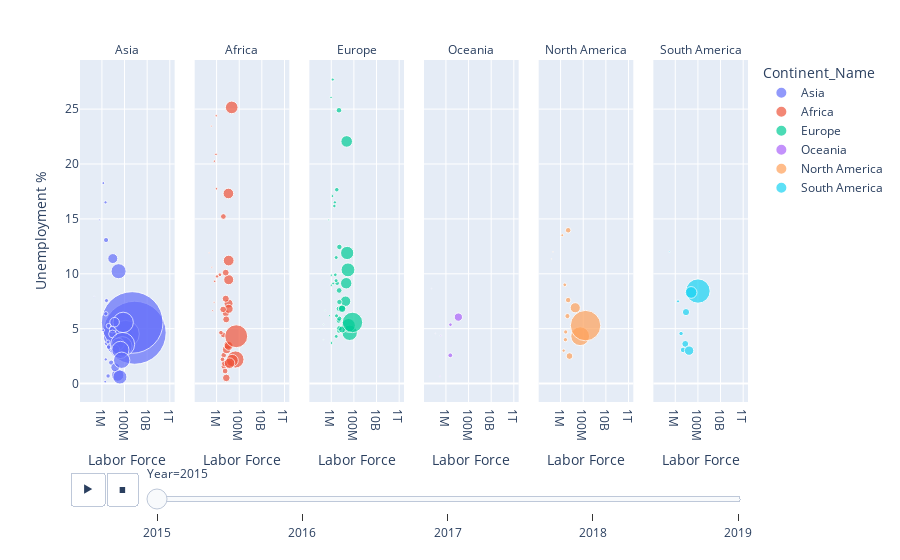

The notebook cell saved with this chart:
### Markdown cell above
#### 3.1. Between Labor Force and Unemployment Rates

### Code cell
fig = px.scatter(data, x="Labor Force", y="Unemployment %", animation_frame="Year", animation_group="Country Name",
           size="Population", color="Continent_Name", hover_name="Country Name", facet_col="Continent_Name", facet_col_spacing=0.03,
log_x=True, size_max=45)
fig.for_each_annotation(lambda a: a.update(text=a.text.split("=")[-1]))
fig.show()

### Figure 1 — Plotly figure (JSON) as saved in the notebook; plotly's stock layout.template omitted (floating-point values rounded to 4 significant figures)
{"data": [{"hovertemplate": "<b>%{hovertext}</b><br><br>Continent_Name=Asia<br>Year=2015<br>Labor Force=%{x}<br>Unemployment %=%{y}<br>Population=%{marker.size}<extra></extra>", "hovertext": ["Afghanistan", "United Arab Emirates", "Armenia", "Azerbaijan", "Bangladesh", "Brunei Darussalam", "China", "Cyprus", "Georgia", "Hong Kong SAR, China", "Indonesia", "India", "Israel", "Jordan", "Japan", "Kazakhstan", "Kyrgyz Republic", "Korea, Rep.", "Kuwait", "Lao PDR", "Lebanon", "Sri Lanka", "Myanmar", "Mongolia", "Malaysia", "Nepal", "Oman", "Pakistan", "Philippines", "Qatar", "Russian Federation", "Saudi Arabia", "Singapore", "Thailand", "Turkey", "Vietnam"], "ids": ["Afghanistan", "United Arab Emirates", "Armenia", "Azerbaijan", "Bangladesh", "Brunei Darussalam", "China", "Cyprus", "Georgia", "Hong Kong SAR, China", "Indonesia", "India", "Israel", "Jordan", "Japan", "Kazakhstan", "Kyrgyz Republic", "Korea, Rep.", "Kuwait", "Lao PDR", "Lebanon", "Sri Lanka", "Myanmar", "Mongolia", "Malaysia", "Nepal", "Oman", "Pakistan", "Philippines", "Qatar", "Russian Federation", "Saudi Arabia", "Singapore", "Thailand", "Turkey", "Vietnam"], "legendgroup": "Asia", "marker": {"color": "#636efa", "size": [34413603, 9262900, 2925553, 9649341, 156256276, 414907, 1371220000, 1160985, 3725276, 7291300, 258383256, 1310152403, 8380100, 9266575, 127141000, 17542806, 5956900, 51014947, 3835591, 6741164, 6532678, 20970000, 52680726, 2998439, 30270962, 27015031, 4267348, 199426964, 102113212, 2565710, 144096870, 31717667, 5535002, 68714511, 78529409, 92677076], "sizemode": "area", "sizeref": 690200.0, "symbol": "circle"}, "mode": "markers", "name": "Asia", "orientation": "v", "showlegend": true, "type": "scatter", "x": [9176450, 6600371, 1334775, 4875807, 62595846, 207455, 784597090, 604302, 2090740, 3935838, 124649774, 476339891, 3876919, 2329440, 66363530, 9116395, 2545568, 27525319, 2193690, 3512358, 2225580, 8640692, 24925876, 1287072, 14612026, 14970822, 2349315, 67754731, 43017635, 1952246, 75015705, 13185854, 3451949, 38916820, 29780340, 55760129], "xaxis": "x", "y": [11.39, 1.91, 18.26, 4.96, 4.378, 7.914, 4.629, 14.91, 16.51, 3.32, 4.514, 5.565, 5.251, 13.07, 3.4, 4.93, 7.56, 3.6, 2.2, 0.692, 6.357, 4.519, 0.766, 4.861, 3.1, 1.475, 3.632, 3.566, 3.068, 0.17, 5.571, 5.59, 3.79, 0.597, 10.24, 2.125], "yaxis": "y"}, {"hovertemplate": "<b>%{hovertext}</b><br><br>Continent_Name=Africa<br>Year=2015<br>Labor Force=%{x}<br>Unemployment %=%{y}<br>Population=%{marker.size}<extra></extra>", "hovertext": ["Angola", "Burundi", "Benin", "Burkina Faso", "Botswana", "Cote d'Ivoire", "Cameroon", "Congo, Rep.", "Cabo Verde", "Djibouti", "Algeria", "Ethiopia", "Gabon", "Ghana", "Guinea", "Gambia, The", "Equatorial Guinea", "Lesotho", "Morocco", "Madagascar", "Mali", "Mozambique", "Mauritania", "Mauritius", "Malawi", "Namibia", "Niger", "Nigeria", "Rwanda", "Sudan", "Senegal", "Sierra Leone", "Eswatini", "Chad", "Togo", "Tunisia", "Tanzania", "Uganda", "South Africa", "Zambia"], "ids": ["Angola", "Burundi", "Benin", "Burkina Faso", "Botswana", "Cote d'Ivoire", "Cameroon", "Congo, Rep.", "Cabo Verde", "Djibouti", "Algeria", "Ethiopia", "Gabon", "Ghana", "Guinea", "Gambia, The", "Equatorial Guinea", "Lesotho", "Morocco", "Madagascar", "Mali", "Mozambique", "Mauritania", "Mauritius", "Malawi", "Namibia", "Niger", "Nigeria", "Rwanda", "Sudan", "Senegal", "Sierra Leone", "Eswatini", "Chad", "Togo", "Tunisia", "Tanzania", "Uganda", "South Africa", "Zambia"], "legendgroup": "Africa", "marker": {"color": "#EF553B", "size": [27884381, 10160030, 10575952, 18110624, 2120716, 23226143, 23298368, 4856095, 524743, 913993, 39728025, 100835458, 1947686, 27849205, 11432088, 2085860, 1168568, 2059021, 34663603, 24234088, 17438778, 27042002, 4046301, 1262605, 16745303, 2314904, 20001663, 181137448, 11369071, 38902950, 14578459, 7171914, 1104044, 14110975, 7323158, 11179949, 51482633, 38225453, 55386367, 15879361], "sizemode": "area", "sizeref": 690200.0, "symbol": "circle"}, "mode": "markers", "name": "Africa", "orientation": "v", "showlegend": true, "type": "scatter", "x": [11437925, 4350268, 4264772, 6572285, 978489, 7697108, 10091929, 1960470, 220345, 383775, 11742189, 46718750, 636572, 11708016, 3915430, 683096, 455553, 927804, 11817891, 12238090, 6450183, 11628554, 1099054, 603765, 7106401, 885771, 7225239, 54559255, 5668191, 11069998, 3763014, 2423877, 345515, 5221720, 3315730, 3993436, 23877145, 14078249, 21690077, 6423437], "xaxis": "x2", "y": [7.282, 1.552, 2.582, 6.418, 17.75, 3.102, 3.506, 9.912, 11.91, 10.58, 11.21, 2.195, 20.26, 6.806, 4.434, 9.313, 6.644, 24.39, 9.46, 1.785, 7.729, 3.426, 9.758, 7.41, 5.846, 20.88, 0.515, 4.311, 1.143, 17.32, 6.757, 4.637, 23.45, 1.833, 2.204, 15.22, 2.103, 1.859, 25.16, 10.1], "yaxis": "y2"}, {"hovertemplate": "<b>%{hovertext}</b><br><br>Continent_Name=Europe<br>Year=2015<br>Labor Force=%{x}<br>Unemployment %=%{y}<br>Population=%{marker.size}<extra></extra>", "hovertext": ["Albania", "Austria", "Azerbaijan", "Belgium", "Bulgaria", "Bosnia and Herzegovina", "Belarus", "Switzerland", "Cyprus", "Czech Republic", "Germany", "Denmark", "Spain", "Estonia", "Finland", "France", "United Kingdom", "Georgia", "Greece", "Croatia", "Hungary", "Ireland", "Iceland", "Italy", "Kazakhstan", "Lithuania", "Luxembourg", "Latvia", "Moldova", "North Macedonia", "Malta", "Netherlands", "Norway", "Poland", "Portugal", "Romania", "Russian Federation", "Serbia", "Slovak Republic", "Slovenia", "Sweden", "Ukraine"], "ids": ["Albania", "Austria", "Azerbaijan", "Belgium", "Bulgaria", "Bosnia and Herzegovina", "Belarus", "Switzerland", "Cyprus", "Czech Republic", "Germany", "Denmark", "Spain", "Estonia", "Finland", "France", "United Kingdom", "Georgia", "Greece", "Croatia", "Hungary", "Ireland", "Iceland", "Italy", "Kazakhstan", "Lithuania", "Luxembourg", "Latvia", "Moldova", "North Macedonia", "Malta", "Netherlands", "Norway", "Poland", "Portugal", "Romania", "Russian Federation", "Serbia", "Slovak Republic", "Slovenia", "Sweden", "Ukraine"], "legendgroup": "Europe", "marker": {"color": "#00cc96", "size": [2880703, 8642699, 9649341, 11274196, 7177991, 3429361, 9489616, 8282396, 1160985, 10546059, 81686611, 5683483, 46444832, 1315407, 5479531, 66548272, 65116219, 3725276, 10820883, 4203604, 9843028, 4701957, 330815, 60730582, 17542806, 2904910, 569604, 1977527, 2834530, 2079328, 445053, 16939923, 5188607, 37986412, 10358076, 19815616, 144096870, 7095383, 5423801, 2063531, 9799186, 45154036], "sizemode": "area", "sizeref": 690200.0, "symbol": "circle"}, "mode": "markers", "name": "Europe", "orientation": "v", "showlegend": true, "type": "scatter", "x": [1289562, 4460833, 4875807, 5000910, 3333802, 1363985, 5106430, 4813826, 604302, 5337426, 42592924, 2931334, 23115401, 686173, 2695658, 30138027, 33481424, 2090740, 4825534, 1887533, 4617150, 2283198, 203034, 25541895, 9116395, 1470309, 282750, 1008394, 1052791, 960040, 208231, 9034853, 2762074, 18315532, 5216392, 9114728, 75015705, 3096714, 2739915, 1010900, 5186060, 20945249], "xaxis": "x3", "y": [17.08, 5.723, 4.96, 8.482, 9.143, 27.69, 5.914, 4.801, 14.91, 5.046, 4.624, 6.168, 22.06, 6.187, 9.376, 10.36, 5.301, 16.51, 24.9, 16.17, 6.813, 9.906, 3.979, 11.9, 4.93, 9.12, 6.669, 9.873, 3.694, 26.07, 5.379, 6.872, 4.296, 7.501, 12.44, 6.812, 5.571, 17.66, 11.48, 8.962, 7.432, 9.14], "yaxis": "y3"}, {"hovertemplate": "<b>%{hovertext}</b><br><br>Continent_Name=Oceania<br>Year=2015<br>Labor Force=%{x}<br>Unemployment %=%{y}<br>Population=%{marker.size}<extra></extra>", "hovertext": ["Australia", "Fiji", "New Zealand", "Papua New Guinea", "Solomon Islands", "Vanuatu", "Samoa"], "ids": ["Australia", "Fiji", "New Zealand", "Papua New Guinea", "Solomon Islands", "Vanuatu", "Samoa"], "legendgroup": "Oceania", "marker": {"color": "#ab63fa", "size": [23815995, 868627, 4595700, 8107775, 603118, 271130, 193513], "sizemode": "area", "sizeref": 690200.0, "symbol": "circle"}, "mode": "markers", "name": "Oceania", "orientation": "v", "showlegend": true, "type": "scatter", "x": [12585539, 358213, 2513183, 2429159, 301523, 115560, 52673], "xaxis": "x4", "y": [6.054, 4.363, 5.365, 2.573, 0.669, 4.567, 8.656], "yaxis": "y4"}, {"hovertemplate": "<b>%{hovertext}</b><br><br>Continent_Name=North America<br>Year=2015<br>Labor Force=%{x}<br>Unemployment %=%{y}<br>Population=%{marker.size}<extra></extra>", "hovertext": ["Bahamas, The", "Barbados", "Canada", "Costa Rica", "Dominican Republic", "Guatemala", "Honduras", "Haiti", "Jamaica", "Mexico", "Nicaragua", "Panama", "El Salvador", "United States"], "ids": ["Bahamas, The", "Barbados", "Canada", "Costa Rica", "Dominican Republic", "Guatemala", "Honduras", "Haiti", "Jamaica", "Mexico", "Nicaragua", "Panama", "El Salvador", "United States"], "legendgroup": "North America", "marker": {"color": "#FFA15A", "size": [374206, 285324, 35702908, 4847804, 10281680, 15567419, 9112916, 10695542, 2891021, 121858258, 6223240, 3968487, 6325124, 320635163], "sizemode": "area", "sizeref": 690200.0, "symbol": "circle"}, "mode": "markers", "name": "North America", "orientation": "v", "showlegend": true, "type": "scatter", "x": [212614, 152361, 19679325, 2338013, 4663162, 6097908, 4020478, 4664609, 1402369, 53574700, 2832718, 1858187, 2665700, 160596354], "xaxis": "x5", "y": [12, 11.35, 6.906, 8.999, 7.605, 2.506, 6.147, 13.97, 13.51, 4.313, 4.7, 3.002, 3.998, 5.28], "yaxis": "y5"}, {"hovertemplate": "<b>%{hovertext}</b><br><br>Continent_Name=South America<br>Year=2015<br>Labor Force=%{x}<br>Unemployment %=%{y}<br>Population=%{marker.size}<extra></extra>", "hovertext": ["Bolivia", "Brazil", "Chile", "Colombia", "Ecuador", "Guyana", "Peru", "Paraguay", "Uruguay"], "ids": ["Bolivia", "Brazil", "Chile", "Colombia", "Ecuador", "Guyana", "Peru", "Paraguay", "Uruguay"], "legendgroup": "South America", "marker": {"color": "#19d3f3", "size": [10869730, 204471769, 17969353, 47520667, 16212020, 767432, 30470734, 6688746, 3412009], "sizemode": "area", "sizeref": 690200.0, "symbol": "circle"}, "mode": "markers", "name": "South America", "orientation": "v", "showlegend": true, "type": "scatter", "x": [4925990, 101600929, 8861615, 25054953, 7645634, 304559, 16583446, 3240419, 1749234], "xaxis": "x6", "y": [3.066, 8.427, 6.508, 8.299, 3.616, 12.0, 3, 4.556, 7.488], "yaxis": "y6"}], "layout": {"annotations": [{"font": {}, "showarrow": false, "text": "Asia", "x": 0.07083, "xanchor": "center", "xref": "paper", "y": 1, "yanchor": "bottom", "yref": "paper"}, {"font": {}, "showarrow": false, "text": "Africa", "x": 0.2425, "xanchor": "center", "xref": "paper", "y": 1, "yanchor": "bottom", "yref": "paper"}, {"font": {}, "showarrow": false, "text": "Europe", "x": 0.4142, "xanchor": "center", "xref": "paper", "y": 1, "yanchor": "bottom", "yref": "paper"}, {"font": {}, "showarrow": false, "text": "Oceania", "x": 0.5858, "xanchor": "center", "xref": "paper", "y": 1, "yanchor": "bottom", "yref": "paper"}, {"font": {}, "showarrow": false, "text": "North America", "x": 0.7575, "xanchor": "center", "xref": "paper", "y": 1, "yanchor": "bottom", "yref": "paper"}, {"font": {}, "showarrow": false, "text": "South America", "x": 0.9292, "xanchor": "center", "xref": "paper", "y": 1, "yanchor": "bottom", "yref": "paper"}], "legend": {"itemsizing": "constant", "title": {"text": "Continent_Name"}, "tracegroupgap": 0}, "margin": {"t": 60}, "sliders": [{"active": 0, "currentvalue": {"prefix": "Year="}, "len": 0.9, "pad": {"b": 10, "t": 60}, "steps": [{"args": [["2015"], {"frame": {"duration": 0, "redraw": false}, "fromcurrent": true, "mode": "immediate", "transition": {"duration": 0, "easing": "linear"}}], "label": "2015", "method": "animate"}, {"args": [["2016"], {"frame": {"duration": 0, "redraw": false}, "fromcurrent": true, "mode": "immediate", "transition": {"duration": 0, "easing": "linear"}}], "label": "2016", "method": "animate"}, {"args": [["2017"], {"frame": {"duration": 0, "redraw": false}, "fromcurrent": true, "mode": "immediate", "transition": {"duration": 0, "easing": "linear"}}], "label": "2017", "method": "animate"}, {"args": [["2018"], {"frame": {"duration": 0, "redraw": false}, "fromcurrent": true, "mode": "immediate", "transition": {"duration": 0, "easing": "linear"}}], "label": "2018", "method": "animate"}, {"args": [["2019"], {"frame": {"duration": 0, "redraw": false}, "fromcurrent": true, "mode": "immediate", "transition": {"duration": 0, "easing": "linear"}}], "label": "2019", "method": "animate"}], "x": 0.1, "xanchor": "left", "y": 0, "yanchor": "top"}], "updatemenus": [{"buttons": [{"args": [null, {"frame": {"duration": 500, "redraw": false}, "fromcurrent": true, "mode": "immediate", "transition": {"duration": 500, "easing": "linear"}}], "label": "&#9654;", "method": "animate"}, {"args": [[null], {"frame": {"duration": 0, "redraw": false}, "fromcurrent": true, "mode": "immediate", "transition": {"duration": 0, "easing": "linear"}}], "label": "&#9724;", "method": "animate"}], "direction": "left", "pad": {"r": 10, "t": 70}, "showactive": false, "type": "buttons", "x": 0.1, "xanchor": "right", "y": 0, "yanchor": "top"}], "xaxis": {"anchor": "y", "domain": [0, 0.1417], "title": {"text": "Labor Force"}, "type": "log"}, "xaxis2": {"anchor": "y2", "domain": [0.1717, 0.3133], "matches": "x", "title": {"text": "Labor Force"}, "type": "log"}, "xaxis3": {"anchor": "y3", "domain": [0.3433, 0.485], "matches": "x", "title": {"text": "Labor Force"}, "type": "log"}, "xaxis4": {"anchor": "y4", "domain": [0.515, 0.6567], "matches": "x", "title": {"text": "Labor Force"}, "type": "log"}, "xaxis5": {"anchor": "y5", "domain": [0.6867, 0.8283], "matches": "x", "title": {"text": "Labor Force"}, "type": "log"}, "xaxis6": {"anchor": "y6", "domain": [0.8583, 1], "matches": "x", "title": {"text": "Labor Force"}, "type": "log"}, "yaxis": {"anchor": "x", "domain": [0, 1], "title": {"text": "Unemployment %"}}, "yaxis2": {"anchor": "x2", "domain": [0, 1], "matches": "y", "showticklabels": false}, "yaxis3": {"anchor": "x3", "domain": [0, 1], "matches": "y", "showticklabels": false}, "yaxis4": {"anchor": "x4", "domain": [0, 1], "matches": "y", "showticklabels": false}, "yaxis5": {"anchor": "x5", "domain": [0, 1], "matches": "y", "showticklabels": false}, "yaxis6": {"anchor": "x6", "domain": [0, 1], "matches": "y", "showticklabels": false}}}
